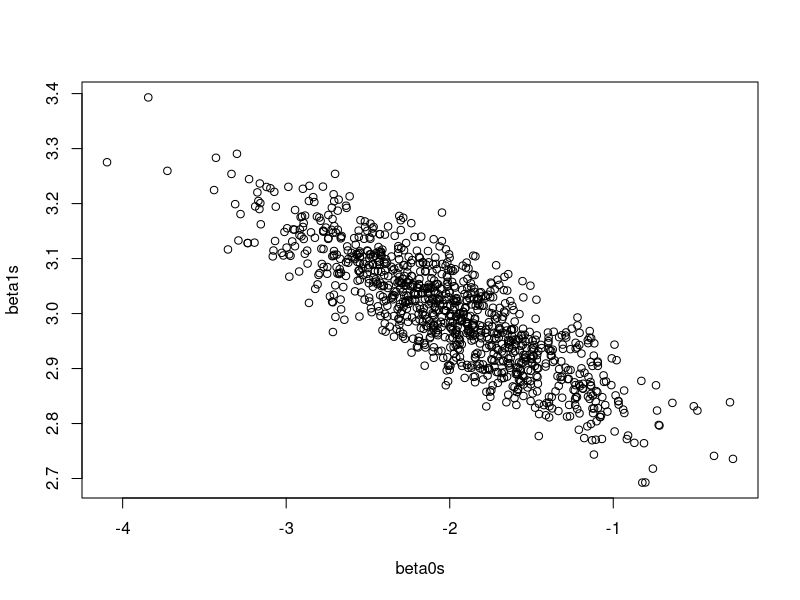
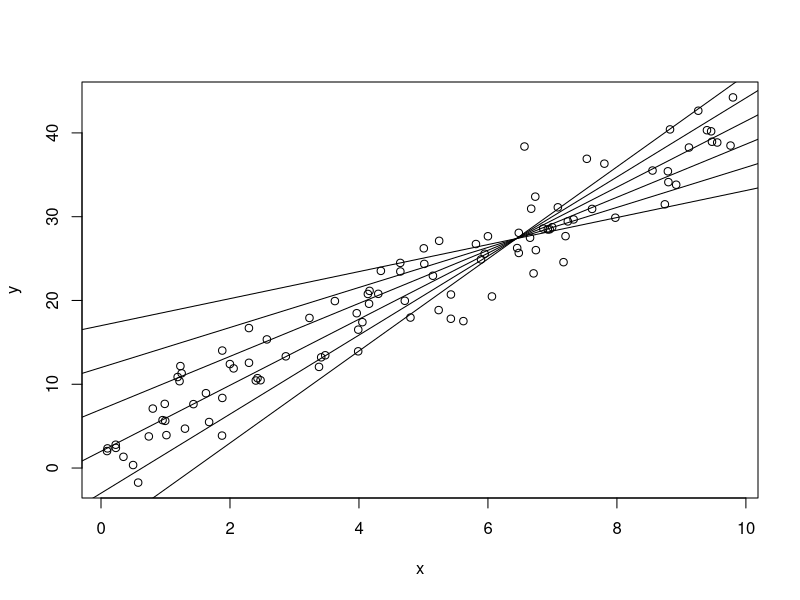

Recreate these plots in R, in order.
## ---- chunk 1
#| include: false
set.seed(2112)
## ---- chunk 2
#| label: mtcars-design
#| code-fold: false

data(mtcars)
y <- mtcars$mpg
X <- cbind(1, mtcars$wt)
# (X^TX)^-1
XTX1 <- solve(t(X) %*% X) 
## ---- chunk 3
#| label: matrix-properties
#| code-fold: false
# 7.
coef(lm(mpg ~ wt, data = mtcars))
XTX1 %*% t(X) %*% y

# 8.
beta <- XTX1 %*% t(X) %*% y
all.equal(
    t(X) %*% X %*% beta,
    t(X) %*% y
)

# 9.
summary(lm(mpg ~ wt, data = mtcars))$coef[, "Std. Error"]
sigma <- summary(lm(mpg ~ wt, data = mtcars))$sigma
Sxx <- sum((mtcars$wt - mean(mtcars$wt))^2)
n <- length(mtcars$mpg)
c(
    sqrt(sigma^2 * sum(mtcars$wt^2) / (n * Sxx)),
    sqrt(sigma^2 / (Sxx))
)
## ---- chunk 4
#| label: beta-correlation
#| code-fold: false
n <- 100
x <- runif(n, 0, 10)
X <- cbind(1, x)

beta0s <- beta1s <- double(1000)
for (i in 1:1000) {
    e <- rnorm(n, 0, 3) # sigma^2 = 9
    y <- -2 + 3 * x + e
    beta <- solve(t(X) %*% X) %*% t(X) %*% y
    beta0s[i] <- beta[1]
    beta1s[i] <- beta[2]
}

plot(beta0s, beta1s)

# This is slightly off because cov(b0s, b1s) is based on s, not sigma
cov(beta0s, beta1s)
-9 * mean(x) / sum((x - mean(x))^2)
## ---- chunk 5
#| label: beta0-fixed-correlation-demo
#| code-fold: false
n <- 100
x <- runif(n, 0, 10)
true_beta0 <- 2
true_beta1 <- 4
y <- true_beta0 + true_beta1 * x + rnorm(n, 0, 3)
plot(y ~ x)

for (beta0 in c(-8, -3, 2, 7, 12, 17)) {
    b1hat <- (sum(x * y) - beta0 * sum(x)) / (sum(x^2))
    abline(a = beta0, b = b1hat)
}
